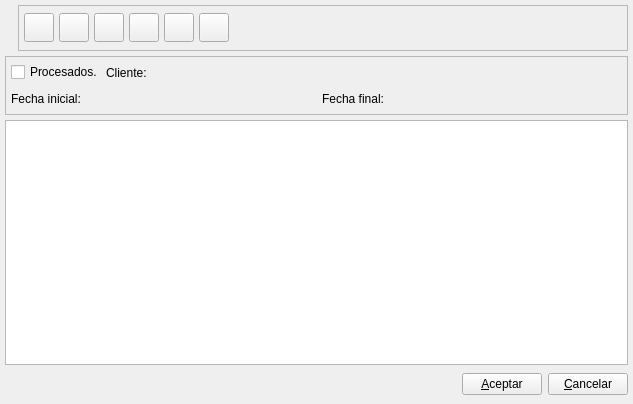
<ui version="4.0" >
 <author>Tomeu Borras Riera</author>
 <class>RutaComercialListBase</class>
 <widget class="QWidget" name="RutaComercialListBase" >
  <property name="enabled" >
   <bool>true</bool>
  </property>
  <property name="geometry" >
   <rect>
    <x>0</x>
    <y>0</y>
    <width>633</width>
    <height>404</height>
   </rect>
  </property>
  <property name="windowTitle" >
   <string>Rutas comerciales</string>
  </property>
  <property name="windowIcon" >
   <iconset resource="../../../bulmages.qrc" >:/Bulmafact48x48/images/png/48x48/i_bulmages_ventas_presupuestos_listado.48x48.png</iconset>
  </property>
  <layout class="QVBoxLayout" >
   <property name="margin" >
    <number>5</number>
   </property>
   <property name="spacing" >
    <number>5</number>
   </property>
   <item>
    <layout class="QHBoxLayout" >
     <property name="margin" >
      <number>0</number>
     </property>
     <property name="spacing" >
      <number>6</number>
     </property>
     <item>
      <widget class="QLabel" name="label" >
       <property name="text" >
        <string/>
       </property>
       <property name="pixmap" >
        <pixmap resource="../../../bulmages.qrc" >:/Bulmafact48x48/images/png/48x48/i_bulmages_ventas_presupuestos_listado.48x48.png</pixmap>
       </property>
      </widget>
     </item>
     <item>
      <widget class="QFrame" name="m_botonera" >
       <property name="frameShape" >
        <enum>QFrame::StyledPanel</enum>
       </property>
       <property name="frameShadow" >
        <enum>QFrame::Raised</enum>
       </property>
       <layout class="QHBoxLayout" >
        <property name="margin" >
         <number>5</number>
        </property>
        <property name="spacing" >
         <number>5</number>
        </property>
        <item>
         <widget class="QToolButton" name="mui_crear" >
          <property name="toolTip" >
           <string>Nuevo Pedido</string>
          </property>
          <property name="whatsThis" >
           <string>Nuevo Pedido</string>
          </property>
          <property name="text" >
           <string/>
          </property>
          <property name="icon" >
           <iconset resource="../../../bulmages.qrc" >:/Images/document-new.svg</iconset>
          </property>
          <property name="iconSize" >
           <size>
            <width>22</width>
            <height>22</height>
           </size>
          </property>
         </widget>
        </item>
        <item>
         <widget class="QToolButton" name="mui_editar" >
          <property name="toolTip" >
           <string>Editar Pedido</string>
          </property>
          <property name="whatsThis" >
           <string>Editar Pedido</string>
          </property>
          <property name="text" >
           <string/>
          </property>
          <property name="icon" >
           <iconset resource="../../../bulmages.qrc" >:/Images/document-open.svg</iconset>
          </property>
          <property name="iconSize" >
           <size>
            <width>22</width>
            <height>22</height>
           </size>
          </property>
         </widget>
        </item>
        <item>
         <widget class="QToolButton" name="mui_borrar" >
          <property name="toolTip" >
           <string>Borrar Pedido</string>
          </property>
          <property name="whatsThis" >
           <string>Borrar Pedido</string>
          </property>
          <property name="text" >
           <string/>
          </property>
          <property name="icon" >
           <iconset resource="../../../bulmages.qrc" >:/Genericos32x32/images/png/i_dele.png</iconset>
          </property>
          <property name="iconSize" >
           <size>
            <width>22</width>
            <height>22</height>
           </size>
          </property>
         </widget>
        </item>
        <item>
         <widget class="QToolButton" name="mui_imprimir" >
          <property name="toolTip" >
           <string>Imprimir Listado</string>
          </property>
          <property name="whatsThis" >
           <string>Imprimir Listado</string>
          </property>
          <property name="text" >
           <string/>
          </property>
          <property name="icon" >
           <iconset resource="../../../bulmages.qrc" >:/Images/document-print.svg</iconset>
          </property>
          <property name="iconSize" >
           <size>
            <width>22</width>
            <height>22</height>
           </size>
          </property>
         </widget>
        </item>
        <item>
         <widget class="QToolButton" name="mui_filtrar" >
          <property name="toolTip" >
           <string>Filtrar Pedidos</string>
          </property>
          <property name="whatsThis" >
           <string>FiltrarPedidos</string>
          </property>
          <property name="text" >
           <string/>
          </property>
          <property name="icon" >
           <iconset resource="../../../bulmages.qrc" >:/Images/edit-find.svg</iconset>
          </property>
          <property name="iconSize" >
           <size>
            <width>22</width>
            <height>22</height>
           </size>
          </property>
          <property name="checkable" >
           <bool>true</bool>
          </property>
         </widget>
        </item>
        <item>
         <widget class="QToolButton" name="mui_actualizar" >
          <property name="toolTip" >
           <string>Actualizar Listado</string>
          </property>
          <property name="whatsThis" >
           <string>Actualizar Listado</string>
          </property>
          <property name="text" >
           <string/>
          </property>
          <property name="icon" >
           <iconset resource="../../../bulmages.qrc" >:/Genericos32x32/images/png/i_reload.png</iconset>
          </property>
          <property name="iconSize" >
           <size>
            <width>22</width>
            <height>22</height>
           </size>
          </property>
         </widget>
        </item>
        <item>
         <spacer>
          <property name="orientation" >
           <enum>Qt::Horizontal</enum>
          </property>
          <property name="sizeType" >
           <enum>QSizePolicy::Expanding</enum>
          </property>
          <property name="sizeHint" >
           <size>
            <width>356</width>
            <height>34</height>
           </size>
          </property>
         </spacer>
        </item>
       </layout>
      </widget>
     </item>
    </layout>
   </item>
   <item>
    <widget class="QFrame" name="m_busqueda" >
     <property name="frameShape" >
      <enum>QFrame::StyledPanel</enum>
     </property>
     <property name="frameShadow" >
      <enum>QFrame::Raised</enum>
     </property>
     <layout class="QVBoxLayout" >
      <property name="margin" >
       <number>5</number>
      </property>
      <property name="spacing" >
       <number>5</number>
      </property>
      <item>
       <layout class="QHBoxLayout" >
        <property name="margin" >
         <number>0</number>
        </property>
        <property name="spacing" >
         <number>3</number>
        </property>
        <item>
         <widget class="QCheckBox" name="m_procesados" >
          <property name="text" >
           <string>Procesados.</string>
          </property>
         </widget>
        </item>
        <item>
         <widget class="QLabel" name="textLabel1_2_2_2" >
          <property name="text" >
           <string>Cliente:</string>
          </property>
         </widget>
        </item>
        <item>
         <widget class="BusquedaCliente" native="1" name="m_cliente" />
        </item>
        <item>
         <spacer>
          <property name="orientation" >
           <enum>Qt::Horizontal</enum>
          </property>
          <property name="sizeType" >
           <enum>QSizePolicy::Expanding</enum>
          </property>
          <property name="sizeHint" >
           <size>
            <width>71</width>
            <height>21</height>
           </size>
          </property>
         </spacer>
        </item>
       </layout>
      </item>
      <item>
       <layout class="QHBoxLayout" >
        <property name="margin" >
         <number>0</number>
        </property>
        <property name="spacing" >
         <number>3</number>
        </property>
        <item>
         <widget class="QLabel" name="textLabel1_4" >
          <property name="text" >
           <string>Fecha inicial:</string>
          </property>
         </widget>
        </item>
        <item>
         <widget class="BusquedaFecha" native="1" name="m_fechain" />
        </item>
        <item>
         <spacer>
          <property name="orientation" >
           <enum>Qt::Horizontal</enum>
          </property>
          <property name="sizeType" >
           <enum>QSizePolicy::Expanding</enum>
          </property>
          <property name="sizeHint" >
           <size>
            <width>200</width>
            <height>21</height>
           </size>
          </property>
         </spacer>
        </item>
        <item>
         <widget class="QLabel" name="textLabel1_4_2" >
          <property name="text" >
           <string>Fecha final:</string>
          </property>
         </widget>
        </item>
        <item>
         <widget class="BusquedaFecha" native="1" name="m_fechafin" />
        </item>
        <item>
         <spacer>
          <property name="orientation" >
           <enum>Qt::Horizontal</enum>
          </property>
          <property name="sizeType" >
           <enum>QSizePolicy::Expanding</enum>
          </property>
          <property name="sizeHint" >
           <size>
            <width>101</width>
            <height>21</height>
           </size>
          </property>
         </spacer>
        </item>
       </layout>
      </item>
     </layout>
    </widget>
   </item>
   <item>
    <widget class="RutaComercialListSubForm" name="mui_list" />
   </item>
   <item>
    <layout class="QHBoxLayout" >
     <property name="margin" >
      <number>0</number>
     </property>
     <property name="spacing" >
      <number>6</number>
     </property>
     <item>
      <spacer>
       <property name="orientation" >
        <enum>Qt::Horizontal</enum>
       </property>
       <property name="sizeHint" >
        <size>
         <width>362</width>
         <height>29</height>
        </size>
       </property>
      </spacer>
     </item>
     <item>
      <widget class="QPushButton" name="mui_aceptar_2" >
       <property name="text" >
        <string>&amp;Aceptar</string>
       </property>
      </widget>
     </item>
     <item>
      <widget class="QPushButton" name="mui_cancelar_2" >
       <property name="text" >
        <string>&amp;Cancelar</string>
       </property>
      </widget>
     </item>
    </layout>
   </item>
  </layout>
 </widget>
 <layoutdefault spacing="3" margin="5" />
 <customwidgets>
  <customwidget>
   <class>BusquedaCliente</class>
   <extends>QWidget</extends>
   <header>busquedacliente.h</header>
  </customwidget>
  <customwidget>
   <class>RutaComercialListSubForm</class>
   <extends>QTableWidget</extends>
   <header>rutacomerciallist.h</header>
  </customwidget>
  <customwidget>
   <class>BusquedaFecha</class>
   <extends>QWidget</extends>
   <header>../../../bulmalib/src/busquedafecha.h</header>
  </customwidget>
 </customwidgets>
 <resources>
  <include location="../../../bulmages.qrc" />
 </resources>
 <connections/>
</ui>
